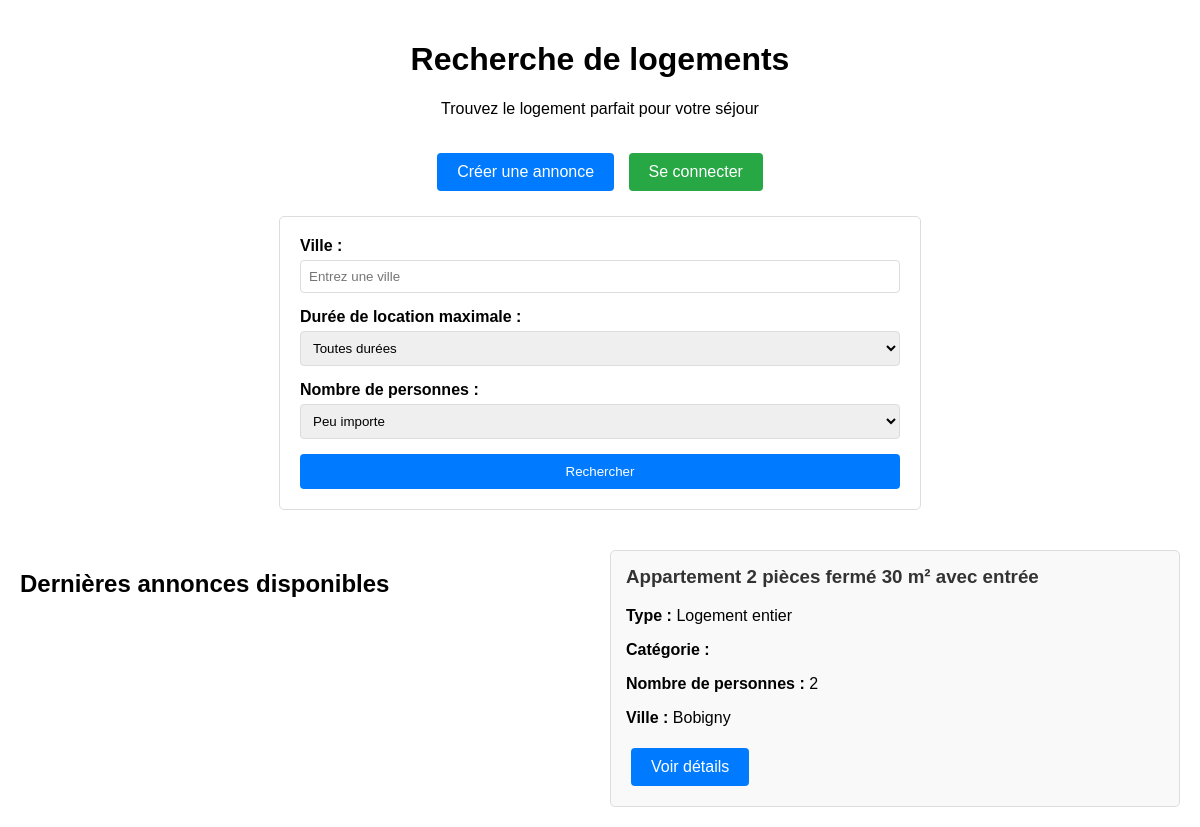
Screenshot of /annonce/annonceHome/ with the database file from the repository.
### annonce/models.py (models this page shows)
class Annonce(models.Model):
    user = models.ForeignKey(
        settings.AUTH_USER_MODEL,
        null=True,
        on_delete=models.CASCADE,
        unique=False
    )
    class TypeHebergement(models.TextChoices):
        Appartemment = 'APPT', _('Appartemment')
        Maison = 'MAIS', _('Maison')
        Studio = 'STUD', _('Studio')
        Autre = 'OTHR', _('Autre')
    hebergement_choice = models.CharField(
        max_length=4,
        choices=TypeHebergement.choices,
        default=TypeHebergement.Appartemment,
        verbose_name="Type d'hébergement"
    )
    class TypeLocation(models.TextChoices):
        logement_entier = 'ENTR', _('Logement entier')
        chambre_privee = 'PRIV', _('Chambre privée')
        chambre_partagee = 'PART', _('Chambre partagée')
    type_location_choices = models.CharField(
        max_length=4,
        choices=TypeLocation.choices,
        default=TypeLocation.logement_entier,
        verbose_name="Location partielle ou totale"
    )
    categorie_logement = models.CharField(max_length=50, blank=True)
    titre_logement = models.CharField(max_length=50, blank=True)
    description = models.TextField(blank=True)
    nombre_personne = IntegerField(
        default=1,
        validators=[
            MaxValueValidator(20),
            MinValueValidator(1)
        ],
        blank=True
    )
    pieces_couchage = IntegerField(
        default=1,
        validators=[
            MaxValueValidator(10),
            MinValueValidator(1)
        ],
        blank=True
    )
    equipements = models.ManyToManyField(Equipements, blank=True)
    services = models.ManyToManyField(Services, blank=True)
    categorie_service = models.ManyToManyField(CategorieService, blank=True)
    charges = models.ManyToManyField(Charges, blank=True)
    dureeLocationMini = models.CharField(blank=True,null=True, max_length=50)
    dureeLocationMaxi = models.CharField(blank=True,null=True, max_length=50)
    loyer_tc = models.FloatField(max_length=50, blank=True, null=True)
    charges_loyer = models.FloatField(max_length=50, blank=True, null=True)
    reservation = models.OneToOneField(
        settings.AUTH_USER_MODEL,
        null=True,
        on_delete=models.CASCADE,
        unique=False,
        related_name = 'user_reserved'
    )
    reserved = models.BooleanField(default=False)
    address = models.OneToOneField(
        AdressAnnonce,
        on_delete=models.CASCADE,
        null=True,
    )

class AdressAnnonce(models.Model):
    rue = models.CharField(blank=True, max_length=20)
    voie = models.CharField(blank=True, max_length=35)
    ville = models.CharField(blank=True, max_length=20)
    region = models.CharField(blank=True, max_length=20)
    zipCode = models.CharField(blank=True, max_length=5)
    pays = models.CharField(blank=True, max_length=20)

### annonceMain/views.py (the view)
# urls.py: path('annonce/annonceHome/', views.annonceHome, name='annonce_home'),
def annonceHome(request):
    query_ville = request.GET.get('query_ville')
    query_location = request.GET.get('query_location')
    query_locataires = request.GET.get('query_locataires')
    lastannonce = Annonce.objects.all().order_by('-id')[:6]
    image = ImageLogement.objects.all()
    context = {'annonce': lastannonce, 'image': image}
    return render(request, 'annonce/search/annonceHome.html', context)

### templates/annonce/search/annonceHome.html (shortened to what this page needs)
<!DOCTYPE html>
<html lang="fr">
<head>
</head>
<body>
    <div class="header">
        <h1>Recherche de logements</h1>
        <p>Trouvez le logement parfait pour votre séjour</p>
    </div>
    <div class="actions">
        <a href="/creer-annonce" class="btn btn-primary">Créer une annonce</a>
        <a href="/login-annonce" class="btn btn-success">Se connecter</a>
    </div>
    <form class="search-form" method="get" action="/annonce/searchPage/">
        <div class="form-group">
            <label for="query_ville">Ville :</label>
            <input type="text" name="query_ville" id="query_ville" placeholder="Entrez une ville">
        </div>
        <div class="form-group">
            <label for="query_location">Durée de location maximale :</label>
            <select name="query_location" id="query_location">
                <option value="">Toutes durées</option>
            </select>
        </div>
        <div class="form-group">
            <label for="query_locataires">Nombre de personnes :</label>
            <select name="query_locataires" id="query_locataires">
                <option value="">Peu importe</option>
            </select>
        </div>
        <button type="submit" class="search-btn">Rechercher</button>
    </form>
    {% if annonce %}
    <div class="annonces-grid">
        <h2>Dernières annonces disponibles</h2>
        {% for ann in annonce %}
        <div class="annonce-card">
            <h3>{{ ann.titre_logement|default:"Logement disponible" }}</h3>
            <p><strong>Type :</strong> {{ ann.get_type_location_choices_display }}</p>
            <p><strong>Catégorie :</strong> {{ ann.categorie_logement }}</p>
            <p><strong>Nombre de personnes :</strong> {{ ann.nombre_personne }}</p>
            {% if ann.address %}
                <p><strong>Ville :</strong> {{ ann.address.ville }}</p>
            {% endif %}
            <a href="/annonce/detail_annonce/{{ ann.id }}" class="btn btn-primary">Voir détails</a>
        </div>
        {% endfor %}
    </div>
    {% else %}
    <div class="annonces-grid">
        <p>Aucune annonce disponible pour le moment.</p>
    </div>
    {% endif %}
</body>
</html>

### templates/annonce/search/annonceHome.html (style rules this page uses)
body { font-family: Arial, sans-serif; margin: 0; padding: 20px; }
.header { text-align: center; margin-bottom: 30px; }
.search-form { max-width: 600px; margin: 0 auto 40px; padding: 20px; border: 1px solid #ddd; border-radius: 5px; }
.form-group { margin-bottom: 15px; }
label { display: block; margin-bottom: 5px; font-weight: bold; }
input, select { width: 100%; padding: 8px; border: 1px solid #ddd; border-radius: 4px; box-sizing: border-box; }
.search-btn { background-color: #007bff; color: white; padding: 10px 20px; border: none; border-radius: 4px; cursor: pointer; width: 100%; }
.annonces-grid { display: grid; grid-template-columns: repeat(auto-fit, minmax(300px, 1fr)); gap: 20px; margin-top: 30px; }
.annonce-card { border: 1px solid #ddd; border-radius: 5px; padding: 15px; background: #f9f9f9; }
.annonce-card h3 { margin-top: 0; color: #333; }
.actions { text-align: center; margin: 20px 0; }
.btn { display: inline-block; padding: 10px 20px; margin: 5px; text-decoration: none; border-radius: 4px; color: white; }
.btn-primary { background-color: #007bff; }
.btn-success { background-color: #28a745; }

### rows the page displays
Annonce: titre_logement "Appartement 2 pièces fermé 30 m² avec entrée", type_location_choices "Logement entier", nombre_personne "2", address.ville "Bobigny"
